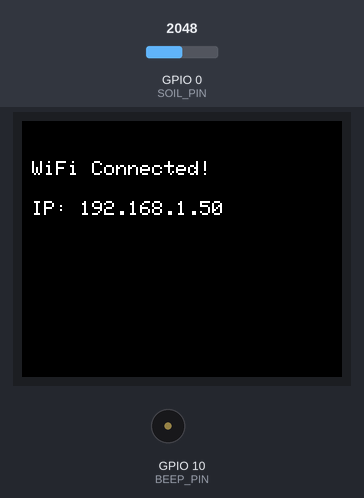
Recording of a program running on a simulated ESP32-C3. Shown: 160×128 colour display, buzzer (waves = sounding, pin HIGH). The inputs (shaded band) are chosen by the test bench; at power-on: GPIO 0 (SOIL_PIN) = 2048. WiFi joins after 1.5 s; servers stay silent unless stated; the local clock reads 2024-03-15 10:24:30 at power-on unless the program sets it; what the program prints to the serial monitor is not drawn.

Above: at 1.8 s.
At 5.0 s:
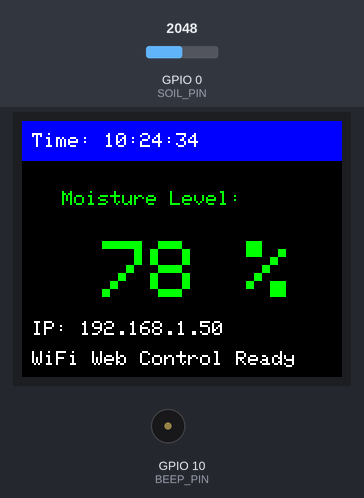
5.1 s: GPIO 0 (SOIL_PIN) set to 3246
At 5.9 s:
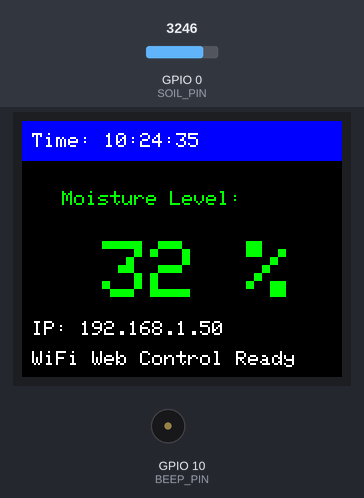
7.8 s: GPIO 0 (SOIL_PIN) set to 3354
At 9.17 s:
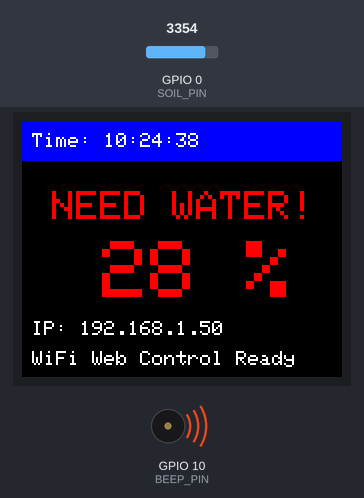
9.8 s: GPIO 0 (SOIL_PIN) set to 2866
At 11.1 s:
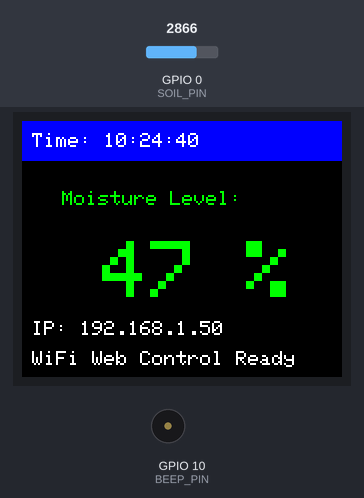
Timing chart, 0 to 12.8 s (numbered marks = the images above; inputs shaded):
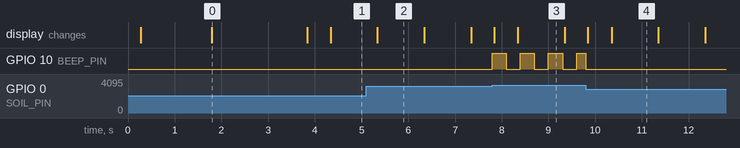

Measured:
- the behaviour switches between 3316 and 3317 on GPIO 0 (SOIL_PIN) (found by bisection; images 2 and 3)
- after the input at 7.8 s, GPIO 10 (BEEP_PIN): alternates HIGH for 0.30 s and LOW for 0.30 s, starting at once; the display: first changes at once (image 3 shows a later state)
- what the display in image 0 shows lasts 2.0 s, from 1.8 s to 3.8 s

The program:

main.cpp
```cpp
#include <Arduino.h>
#include <WiFi.h>
#include <WebServer.h>
#include <Adafruit_GFX.h>
#include <Adafruit_ST7735.h>
#include <SPI.h>
#include "time.h"

// ================= 引脚定义 =================
// 严格按照你最新的物理接线修改
#define TFT_CS     1   // GPIO 1 片选
#define TFT_DC     2   // GPIO 2 数据/命令控制 ?? 已更新为2
#define TFT_RST    3   // GPIO 3 屏幕复位
// #define TFT_BL  4   // ?? BLK 已直连 3.3V，保留注释
#define TFT_SCLK   6   // GPIO 6 硬件 SPI 时钟 (SCK)
#define TFT_MOSI   7   // GPIO 7 硬件 SPI 数据 (MOSI/SDA)

#define SOIL_PIN   0   // GPIO 0 传感器 AO
#define BEEP_PIN   10  // GPIO 10 蜂鸣器控制
#define BEEP_ON    HIGH
#define BEEP_OFF   LOW

// ================= WiFi 配置 =================
const char* ssid = "Titanic";
const char* password = "20060426";

// 阿里云时间服务器 (获取北京时间)
const char* ntpServer = "ntp.aliyun.com";
const long  gmtOffset_sec = 8 * 3600; // 东八区
const int   daylightOffset_sec = 0;

// ================= 对象实例化 =================
Adafruit_ST7735 tft = Adafruit_ST7735(TFT_CS, TFT_DC, TFT_MOSI, TFT_SCLK, TFT_RST);
WebServer server(80);

// ================= ?? 传感器校准参数 =================
int dryValue = 4095;  // 探头拿在空气中、擦干时的 AD 数值
int wetValue = 1500;  // 探头完全泡在水里的 AD 数值

// ================= 全局变量 =================
int currentMoisture = 0;   // 湿度百分比 (0-100)
int rawAnalogValue = 0;    // AD原始数据
int alarmThreshold = 30;   // 缺水报警线 (低于30%响)
bool isMuted = false;      // 是否被网页强制静音

char currentTimeStr[20] = "同步中...";
unsigned long lastScreenUpdate = 0; // 屏幕刷新计时器

// ================= 网页前端代码 =================
String HtmlPage() {
  String html = "<!DOCTYPE html><html><head><meta charset='UTF-8'>";
  html += "<meta name='viewport' content='width=device-width, initial-scale=1.0'>";
  html += "<meta http-equiv='refresh' content='3'>";
  html += "<title>植物卫士 IoT 控制台</title>";
  html += "<style>body{text-align:center;font-family:'Segoe UI',sans-serif;background:#e8f5e9;} button{padding:12px 20px;font-size:16px;border:none;border-radius:8px;background:#4caf50;color:white;margin:5px;cursor:pointer;box-shadow: 0 2px 4px rgba(0,0,0,0.2); transition: 0.2s;} button:hover{opacity: 0.9;} .danger{background:#f44336;} .card{background:white;padding:30px;border-radius:15px;margin:20px auto;max-width:500px;box-shadow:0 10px 20px rgba(0,0,0,0.1);}</style></head><body>";

  html += "<h2 style='color:#2e7d32;'>? 智能植物卫士 IoT 控制台</h2>";
  html += "<div class='card'>";
  html += "<p style='font-size:18px; color:#555;'>北京时间: <b>" + String(currentTimeStr) + "</b></p>";
  html += "<hr style='border:0; border-top:1px solid #eee; margin:20px 0;'>";

  html += "<p>实时土壤湿度</p>";
  String color = currentMoisture < alarmThreshold ? "#f44336" : "#2e7d32";
  html += "<h1 style='color:" + color + ";font-size:72px;margin:10px 0;'>" + String(currentMoisture) + "%</h1>";

  if (currentMoisture < alarmThreshold) {
    html += "<p style='font-size:20px;'>状态：<b>?? 极度缺水，请立即浇水！</b></p>";
    if (isMuted) html += "<p style='color:#f44336;'>(警报已被手动静音)</p>";
    else html += "<p style='color:#f44336; animation: blink 1s infinite;'>(? 正在鸣笛报警 ?)</p>";
  } else {
    html += "<p style='font-size:20px;'>状态：<b>? 湿度完美，植物很健康</b></p>";
  }

  html += "<p style='color:#999;font-size:12px;margin-top:20px;'>当前报警线: 低于 " + String(alarmThreshold) + "% | 探头AD原始数值: " + String(rawAnalogValue) + "</p>";
  html += "</div>";

  // 操作按钮区
  if (currentMoisture < alarmThreshold && !isMuted) {
    html += "<a href='/mute'><button class='danger'>? 强制关闭蜂鸣器报警</button></a><br><br>";
  }
  html += "<a href='/set20'><button>设为缺水线: 20%</button></a>";
  html += "<a href='/set30'><button>设为缺水线: 30%</button></a>";
  html += "<a href='/set50'><button>设为缺水线: 50%</button></a>";

  html += "</body></html>";
  return html;
}

// ================= Web服务器路由 =================
void WebService() {
  server.on("/", []() { server.send(200, "text/html", HtmlPage()); });
  server.on("/mute", []() {
    isMuted = true;
    digitalWrite(BEEP_PIN, BEEP_OFF);
    server.send(200, "text/html", "<meta http-equiv='refresh' content='0; url=/'><p>已静音，正在返回首页...</p>");
  });
  server.on("/set20", []() { alarmThreshold = 20; server.send(200, "text/html", "<meta http-equiv='refresh' content='0; url=/'><p>设置成功</p>"); });
  server.on("/set30", []() { alarmThreshold = 30; server.send(200, "text/html", "<meta http-equiv='refresh' content='0; url=/'><p>设置成功</p>"); });
  server.on("/set50", []() { alarmThreshold = 50; server.send(200, "text/html", "<meta http-equiv='refresh' content='0; url=/'><p>设置成功</p>"); });
}

// ================= 获取本地时间 =================
void updateLocalTime() {
  struct tm timeinfo;
  if (!getLocalTime(&timeinfo)) return;
  sprintf(currentTimeStr, "%02d:%02d:%02d", timeinfo.tm_hour, timeinfo.tm_min, timeinfo.tm_sec);
}

void setup() {
  Serial.begin(115200);
  delay(100); // 稍微等待串口稳定

  // 初始化引脚，开机直接静音
  pinMode(BEEP_PIN, OUTPUT);
  digitalWrite(BEEP_PIN, BEEP_OFF);

  // 屏幕初始化 ?? 增加了多种备选 TAB，如果花屏请修改这里
  tft.initR(INITR_BLACKTAB);
  tft.setRotation(1);
  tft.fillScreen(ST77XX_BLACK);

  tft.setTextColor(ST77XX_GREEN);
  tft.setTextSize(2);
  tft.setCursor(15, 30);
  tft.print("Plant Guard");

  // 连网过程
  WiFi.begin(ssid, password);
  tft.setTextColor(ST77XX_WHITE);
  tft.setTextSize(1);
  tft.setCursor(15, 60);
  tft.print("Connecting WiFi...");

  int retry = 0;
  while (WiFi.status() != WL_CONNECTED && retry < 20) {
    delay(500);
    Serial.print(".");
    retry++;
  }

  tft.fillScreen(ST77XX_BLACK);
  if (WiFi.status() == WL_CONNECTED) {
    tft.setCursor(5, 20); tft.print("WiFi Connected!");
    tft.setCursor(5, 40); tft.print("IP: "); tft.print(WiFi.localIP());
    // 同步阿里云时间
    configTime(gmtOffset_sec, daylightOffset_sec, ntpServer);
    Serial.print("\n[OK] WiFi Connected! IP Address: ");
    Serial.println(WiFi.localIP());
  } else {
    tft.setTextColor(ST77XX_RED);
    tft.setCursor(5, 20); tft.print("WiFi Failed!");
    tft.setCursor(5, 40); tft.print("Offline Mode");
    Serial.println("\n[WARN] WiFi Failed!");
  }
  delay(2000);
  tft.fillScreen(ST77XX_BLACK); // 彻底清屏，准备进入主循环 UI

  // 启动 Web 服务
  WebService();
  server.begin();

  Serial.println("====== System Ready ======");
}

void loop() {
  // 1. 处理网页请求并更新时间
  server.handleClient();
  updateLocalTime();

  // 2. 读取模拟数据并映射为百分比 (0-100)
  rawAnalogValue = analogRead(SOIL_PIN);
  currentMoisture = map(rawAnalogValue, dryValue, wetValue, 0, 100);
  currentMoisture = constrain(currentMoisture, 0, 100);

  // 3. 智能报警逻辑
  // 如果浇水了，湿度恢复正常，则自动重置静音状态
  if (currentMoisture >= alarmThreshold) {
    isMuted = false;
  }

  // 决定是否响蜂鸣器
  bool shouldAlarm = (currentMoisture < alarmThreshold) && !isMuted;
  if (shouldAlarm) {
    if ((millis() / 300) % 2 == 0) digitalWrite(BEEP_PIN, BEEP_ON);
    else digitalWrite(BEEP_PIN, BEEP_OFF);
  } else {
    digitalWrite(BEEP_PIN, BEEP_OFF);
  }

  // 4. 定时刷新屏幕与串口 (缩短刷新时间到 500ms，因为屏幕局部刷新已经非常快)
  if (millis() - lastScreenUpdate > 500) {
    lastScreenUpdate = millis();

    // ====== 串口输出调试信息 ======
    Serial.printf("[%s] 湿度: %d%% | 原始AD: %d | 报警线: %d%%\n",
                  currentTimeStr, currentMoisture, rawAnalogValue, alarmThreshold);

    // ====== 屏幕防闪烁优化绘制 ======
    // [顶部] 时间条
    tft.fillRect(0, 0, 160, 20, ST77XX_BLUE);
    tft.setTextColor(ST77XX_WHITE);
    tft.setTextSize(1);
    tft.setCursor(5, 6);
    tft.print("Time: ");
    tft.print(currentTimeStr);

    // [中间] 状态文字 (使用黑色矩形仅覆盖这一行)
    tft.fillRect(0, 30, 160, 20, ST77XX_BLACK);
    if (currentMoisture < alarmThreshold) {
      tft.setTextColor(ST77XX_RED);
      tft.setTextSize(2);
      tft.setCursor(15, 35);
      tft.print("NEED WATER!");
    } else {
      tft.setTextColor(ST77XX_GREEN);
      tft.setTextSize(1);
      tft.setCursor(20, 35);
      tft.print("Moisture Level:");
    }

    // [中间] 湿度百分比数字 (带背景色的文本打印，自动覆盖旧数字！)
    char moistureStr[10];
    sprintf(moistureStr, "%-3d%%", currentMoisture); // 左对齐占位，防止位数变化留下残影

    if (currentMoisture < alarmThreshold) {
        tft.setTextColor(ST77XX_RED, ST77XX_BLACK);
    } else {
        tft.setTextColor(ST77XX_GREEN, ST77XX_BLACK);
    }
    tft.setTextSize(4);
    tft.setCursor(40, 60);
    tft.print(moistureStr);

    // [底部] 网络信息
    tft.setTextSize(1);
    tft.setTextColor(ST77XX_WHITE, ST77XX_BLACK);
    tft.setCursor(5, 100);
    tft.print("IP: ");
    tft.print(WiFi.localIP().toString() + "    "); // 消除IP残影

    tft.setCursor(5, 115);
    tft.print("WiFi Web Control Ready");
  }
}
```
